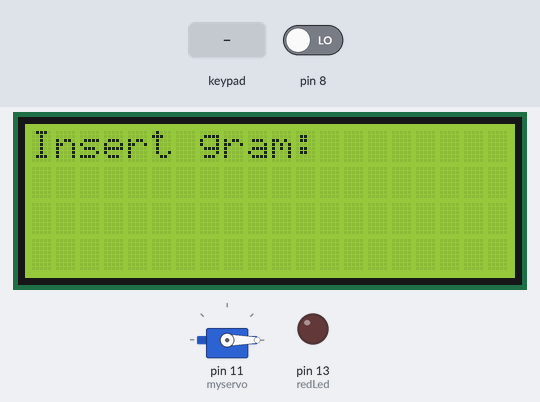
The sketch below on a simulated Arduino Uno, built with avr-gcc and run on an emulated ATmega328P. On the bench: 20×4 character LCD, servo, output pins drawn as LEDs (lit = HIGH). Inputs (shaded band) come from the test bench; at power-on: pin 8 LOW.

Above: at 1.2 s.
1.3 s: key '#' pressed
At 2.1 s:
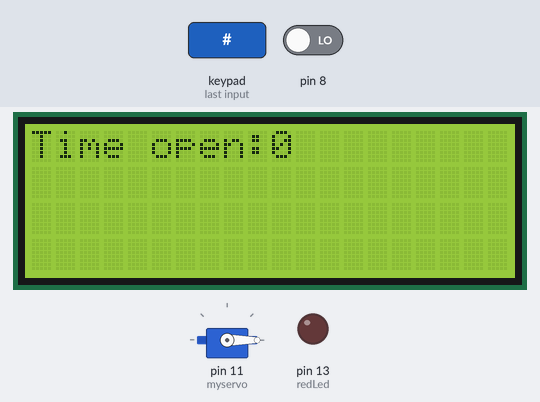
4.3 s: keypad keys 1 2 * pressed 0.4 s apart
At 4.8 s:
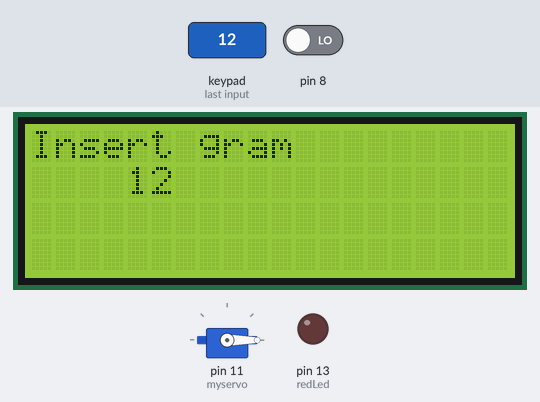
7.0 s: key 'A' pressed
At 7.3 s:
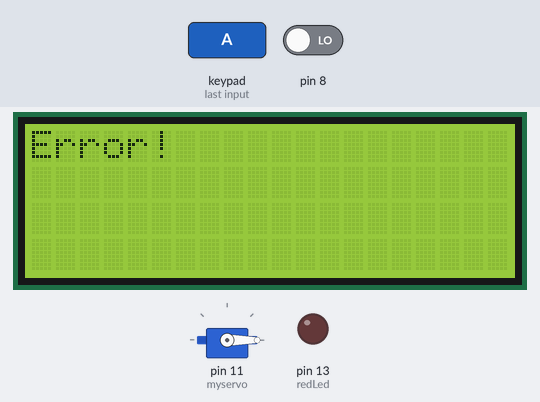
9.0 s: keypad keys 1 2 # pressed 0.4 s apart
At 9.9 s:
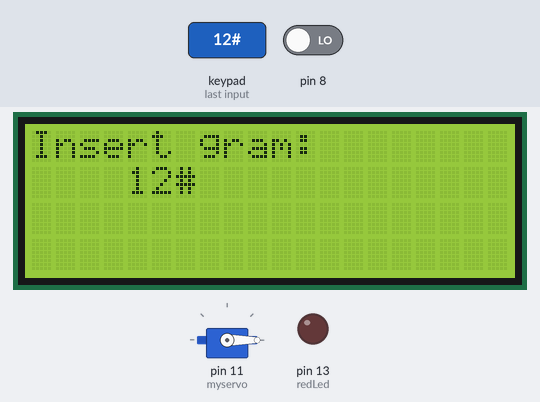
11.7 s: keypad keys 2 5 # pressed 0.4 s apart
At 12.2 s:
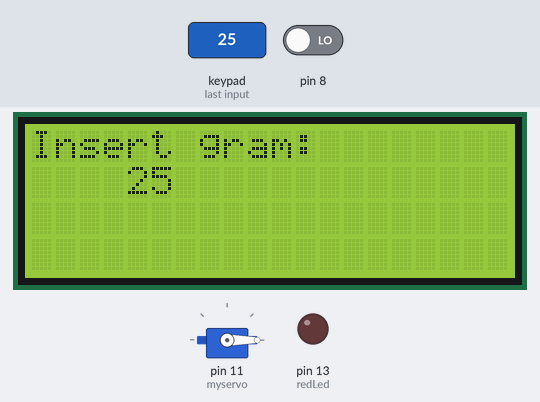
14.4 s: key '1' pressed
At 15.2 s:
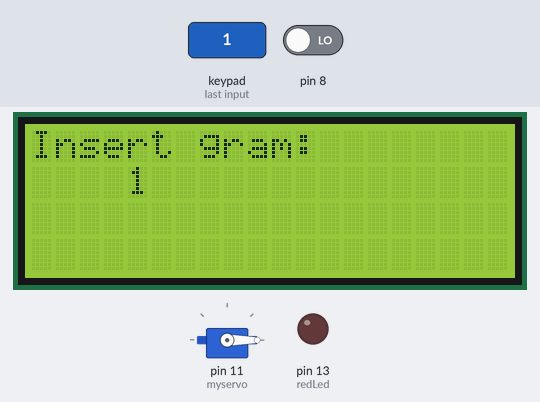
Timing chart, 0 to 16.9 s (numbered marks = the images above; inputs shaded):
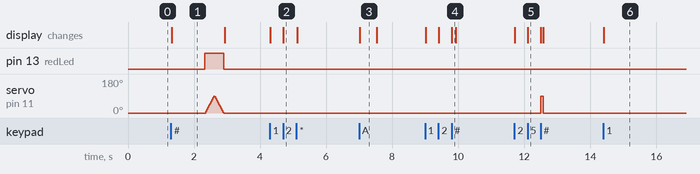

The sketch:

finalcode_miniscalemachine.ino
```cpp
// 1 Oktober 2019
// Final Code Mini Scale Machine

#include <LiquidCrystal_I2C.h>
#include <Keypad.h>
#include <Servo.h>


LiquidCrystal_I2C lcd(0x27,20,4);

const byte rows = 4;
const byte columns = 4;
char gram[3];
int n;
int time;
int pos = 0;
int redLed = 13;
//int buzzer = 12;          //uncomment kalau nak pakai buzzer

char buttons[rows][columns] = {
  {'1','2','3','A'},
  {'4','5','6','B'},
  {'7','8','9','C'},
  {'*','0','#','D'}
};

byte rowP[rows] = {9, 8, 7, 6};
byte columnsP[columns] = {5, 4, 3, 2};
Keypad pad = Keypad( makeKeymap(buttons), rowP, columnsP, rows, columns );    //create keypad

int i=0;

Servo myservo;                  //create servo objek

void setup(){

    lcd.begin();
    lcd.backlight();
    lcd.print("Insert gram:");
    myservo.attach(11);
    myservo.write(pos);
    pinMode(redLed, OUTPUT);
    //pinMode(buzzer,OUTPUT);     //uncomment kalau nak pakai buzzer

}

void loop(){
  char keypressed = pad.getKey();
  lcd.setCursor(0, 0);

  if(keypressed != NO_KEY){       //ambil input dari keypadd

    lcd.setCursor(4+i,1);
    lcd.println(keypressed);

    gram[i]=keypressed;
    i++ ;

      if(keypressed == '#'){      //buat button # dijadikan sebagai button enter

        gram[i] = '\0';
        n = atoi(gram);           //simpan array gram dalam nilai integer


         if(n >= 31){             //menghadkan gram kepada 30g sahaja
          lcd.clear();
          lcd.print("Error!");
          i = 0;
          delay(1000);
          lcd.clear();
          lcd.print("Insert gram");
          }
         else{                   //motor berputar mengikut masa per gram yang ditetapkan
          Serial.println(n);
          lcd.setCursor(4,1);
          lcd.println(n);
          lcd.clear();
          time = n*1000;
          lcd.print("Time open:");
          lcd.print(time/1000);
          delay(1000);
          LedOpen();
          ServoClose();
          delay(time);
          ServoOpen();
          LedClose();
          lcd.clear();
          lcd.print("Insert gram");
          }
  i = 0;

  }
  if(i >= 4){                     //menghadkan array gram kepada 3 tempat sahaja
    lcd.clear();
    lcd.print("Error!");
    i = 0;
    delay(1000);
    lcd.clear();
    lcd.print("Insert gram");
    delay(1000);
    lcd.clear();
    lcd.print("Insert gram");
  }
  if( keypressed == '*'){         //menetapkan button "*" sebagai button reset
    lcd.clear();
    i = 0;
    lcd.print("Insert gram");
  }
  if( keypressed == 'A'||keypressed == 'B' ||keypressed == 'C'||keypressed == 'D'  ){       //membuang fungsi kepada button A,B,C dan D
    lcd.clear();
    i = 0;
    lcd.print("Error!");
    delay(500);
     lcd.clear();
    lcd.print("Insert gram:");
  }
}

}

//OPERASI BUKA SERVO
void ServoOpen(){
  for (pos = 90; pos >= 0; pos -= 5){
    myservo.write(pos);
    delay(15);
}
}
//OPERASI TUTUP SERVO
void ServoClose(){
  for (pos = 0; pos <= 90; pos += 5){
    myservo.write(pos);
    delay(15);
    }
  }
 void LedOpen(){
    digitalWrite (redLed, HIGH);
    //tone(buzzer,1000,500);           //buang //kalau nak pakai buzzer
    //delay(700);

}
 void LedClose(){
    digitalWrite (redLed, LOW);
 }
```

Measured:
- after the input at 1.3 s, pin 13 (redLed): LOW → HIGH after 1.0 s, → LOW 0.57 s later; servo on pin 11 (myservo): rises from 0° to 90° in 0.24 s, then falls to 0° in 0.31 s; the display: changes at once (image 1)
- after the input at 4.3 s, the display: first changes at once (image 2 shows a later state)
- after the input at 7.0 s, the display: changes at once (image 3)
- after the input at 9.0 s, the display: first changes at once (image 4 shows a later state)
- after the input at 11.7 s, servo on pin 11 (myservo): 0° → 90° after 0.80 s, → 0° 0.08 s later; the display: first changes at once (image 5 shows a later state)
- after the input at 14.4 s, the display: changes at once (image 6)
- what the display in image 3 shows lasts 0.5 s, from 7.0 s to 7.5 s
